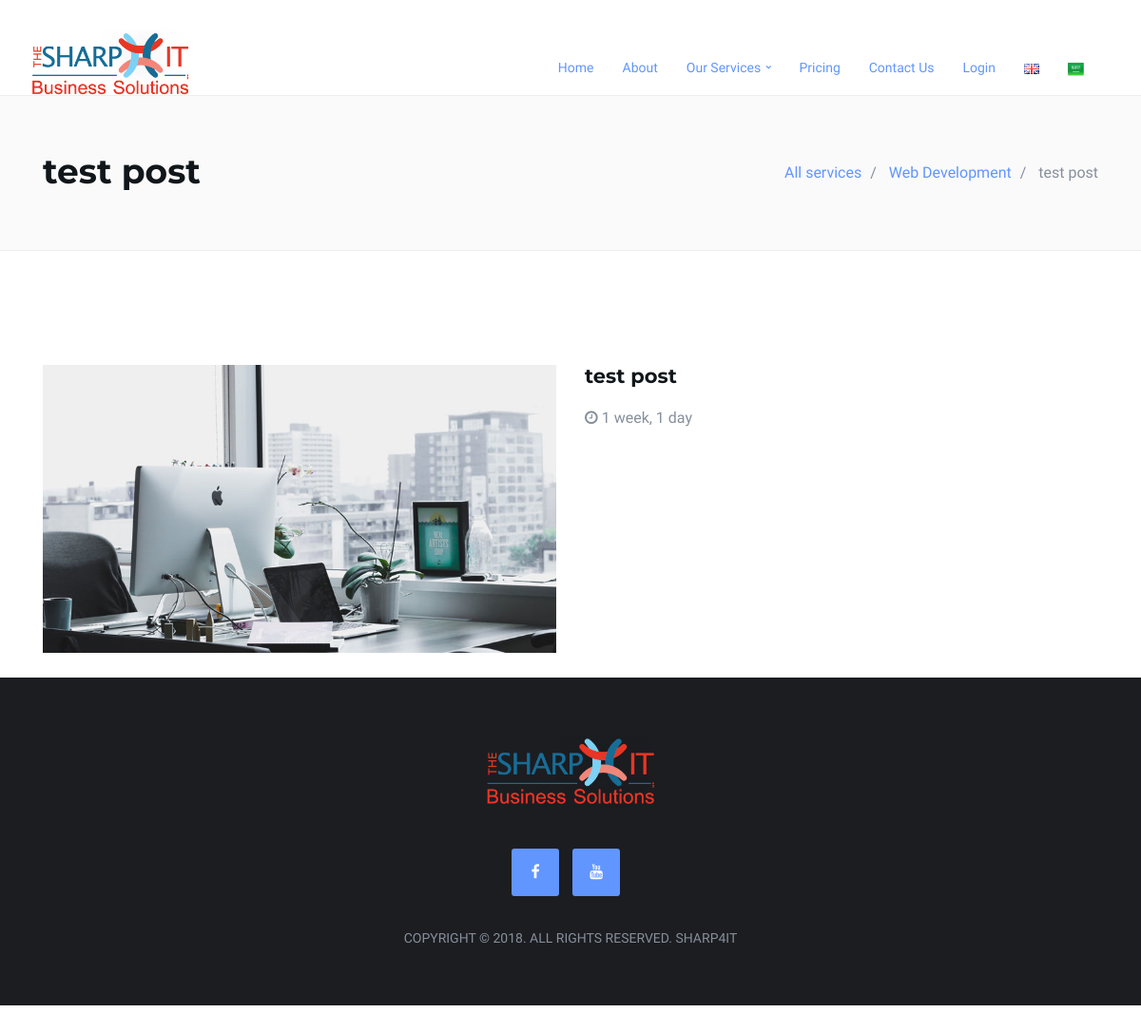
Screenshot of /en/post/web-development/test-post-nyem/detail/ with the database file from the repository.
### services/models.py (models this page shows, shortened)
class ServicePost(models.Model):
    service = models.ForeignKey(Service, on_delete=models.CASCADE, related_name='posts')
    en_title = models.CharField(max_length=200)
    ar_title = models.CharField(max_length=200)
    slug = models.SlugField(max_length=200, db_index=True, unique=True)
    en_body = models.TextField(null=True, blank=True)
    ar_body = models.TextField(null=True, blank=True)
    image = models.ImageField(upload_to=upload_location, blank=True, null=True)
    created = models.DateTimeField(auto_now_add=True)
    updated = models.DateTimeField(auto_now=True)

class Service(models.Model):
    en_name = models.CharField(max_length=200)
    ar_name = models.CharField(max_length=200)
    slug = models.SlugField(max_length=200, db_index=True, unique=True)
    en_description = models.TextField(null=True, blank=True)
    ar_description = models.TextField(null=True, blank=True)
    image = models.ImageField(upload_to=upload_location, blank=True, null=True)
    publish_on_home = models.BooleanField(default=False)
    publish_pricing = models.BooleanField(default=False)
    created = models.DateTimeField(auto_now_add=True)
    updated = models.DateTimeField(auto_now=True)
    def get_absolute_url(self):
        return reverse('service:detail', kwargs={'slug': self.slug})

### services/views.py (the view)
# urls.py: path('<slug:service_slug>/<slug:post_slug>/detail/', service_post_detail_update, name='post_detail_update'),
def service_post_detail_update(request, post_slug, service_slug):
    service = get_object_or_404(Service, slug=service_slug)
    services = Service.objects.all()
    post = get_object_or_404(ServicePost, slug=post_slug)
    post_form = SercicePostForm(request.POST or None, request.FILES or None, instance=post)
    if request.method == 'POST' and request.user.is_authenticated:
        if post_form.is_valid():
            post_form.save()
            return redirect('/{}/post/{}/{}/detail'.format(request.LANGUAGE_CODE, service.slug, post.slug))
    return render(request, 'services/post/detail.html',
                  {'service': service, 'services': services, 'post': post, 'post_form': post_form})

### services/templates/services/post/detail.html (shortened to what this page needs)
{% extends 'base.html' %}
{% load staticfiles %}
{% load i18n %}
{% block content %}
    <div class="header-wrapper sm-padding bg-grey">
        <div class="container">
            <div class="col-md-6 {% if request.LANGUAGE_CODE == 'ar' %}pull-right{% endif %}">
                <h2>{% if request.LANGUAGE_CODE == 'ar' %}{{ post.ar_title }}{% else %}
                    {{ post.en_title }}{% endif %}</h2>
            </div>
            <div class="col-6">
                <ul class="breadcrumb">
                    <li class="breadcrumb-item"><a href="{% url 'service:list_create' %}">
                        {% trans 'All services' %}</a>
                    </li>
                    <li class="breadcrumb-item"><a href="{{ service.get_absolute_url }}">
                        {% if request.LANGUAGE_CODE == 'ar' %}{{ service.ar_name }}{% else %}
                            {{ service.en_name }}{% endif %}</a>
                    </li>
                    <li class="breadcrumb-item active">
                        {% if request.LANGUAGE_CODE == 'ar' %}{{ post.ar_title }}{% else %}
                            {{ post.en_title }}{% endif %}</li>
                </ul>
            </div>
        </div>
    </div>
    <div id="blog" class="section md-padding">
        <div class="row">
            <div class="container">
                <div class="col-md-6">
                    <img class="img-responsive" src="
                            {% if post.image %}{{ post.image.url }}{% else %}{% static 'services/image/blog1.jpg' %}{% endif %}"/>
                </div>
                <div class="text-justify col-md-6">
                    <h3>{% if request.LANGUAGE_CODE == 'ar' %}{{ post.ar_title }}{% else %}
                        {{ post.en_title }}{% endif %}</h3>
                    <ul class="blog-meta">
                        <li><i class="fa fa-clock-o"></i> {{ post.created|timesince }}</li>
                    </ul>
                </div>
                <br>
            </div>
            <br>
        </div>
{% endblock %}

### home/static/home/css/style.css (style rules this page uses)
body { font-family: 'Varela Round', sans-serif; font-size: 16px; line-height: 1.6; overflow-x: hidden; color: #868F9B; }
h1, h2, h3, h4, h5, h6 { font-family: 'Montserrat', sans-serif; font-weight: 700; margin-top: 0px; margin-bottom: 20px; color: #10161A; }
h2 { font-size: 36px; }
h3 { font-size: 21px; }
a { color: #6195FF; text-decoration: none; -webkit-transition: 0.2s opacity; transition: 0.2s opacity; }
ul, ol { margin: 0; padding: 0; list-style: none }
.section { position: relative; }
.md-padding { padding-top: 120px; padding-bottom: 120px; }
.sm-padding { padding-top: 60px; padding-bottom: 60px; }
.bg-grey { background-color: #FAFAFA; border-top: 1px solid #EEE; border-bottom: 1px solid #EEE; }
.header-wrapper h2 { display: inline-block; margin-bottom: 0px; }
.header-wrapper .breadcrumb { float: right; background: transparent; margin-bottom: 0px; }
.header-wrapper .breadcrumb .breadcrumb-item.active { color: #868F9B; }
.breadcrumb > li + li:before { color: #868F9B; }

### rows the page displays
ServicePost: en_title "test post", created "1 week, 1 day"
Service: en_name "Web Development"
